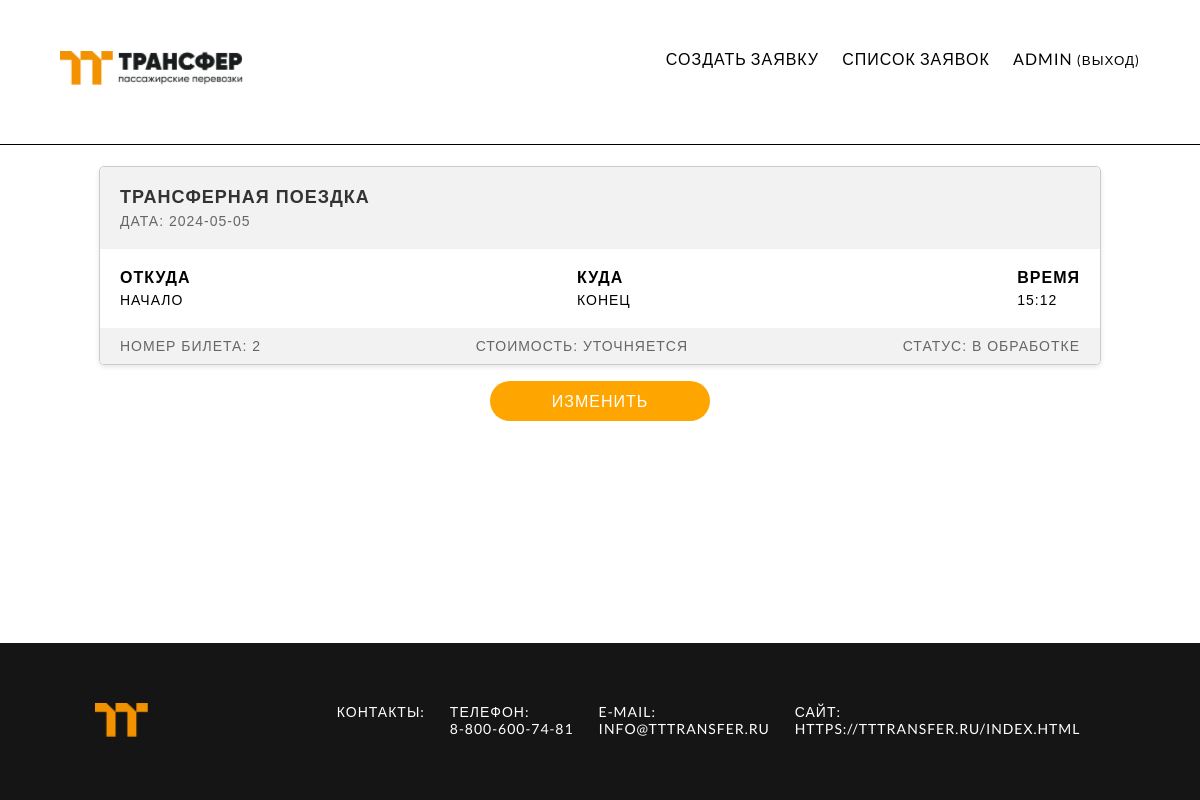
Page /заявка/2/ (signed in) on the committed database.
### app/models.py (models this page shows, shortened)
class Order(models.Model):
    car = models.ForeignKey(Car, on_delete=models.CASCADE)
    status = models.ForeignKey(Status, on_delete=models.CASCADE, default='1')
    author = models.ForeignKey(settings.AUTH_USER_MODEL, on_delete=models.CASCADE)
    place_start = models.CharField(max_length=200)
    place_end = models.CharField(max_length=200)
    tariff = models.TextField(default='Уточняется')
    numder = models.CharField(max_length=10)
    date = models.DateTimeField(default=timezone.now)
    published_date = models.DateTimeField(blank=True, null=True)

class Status (models.Model):
    title = models.CharField(max_length=200)
    def __str__(self) :
        return self.title

### app/views.py (called while the page is built)
def order_detail(request, pk):
    order = get_object_or_404(Order, pk=pk)
    return render(request, 'app/order_detail.html', {'order': order})

### app/templates/app/order_detail.html
{% extends 'app/base.html' %}
{% block card %}
        <div class="ticket-card">
            <div class="ticket-header">
              <h2>Трансферная поездка</h2>
              <p>Дата: {{ order.date|date:"Y-m-d" }}</p>
            </div>
            <div class="ticket-details">
              <div class="ticket-info">
                <h3>Откуда</h3>
                <p>{{ order.place_start|linebreaksbr }}</p>
              </div>
              <div class="ticket-info">
                <h3>Куда</h3>
                <p>{{ order.place_end|linebreaksbr }}</p>
              </div>
              <div class="ticket-info">
                <h3>Время</h3>
                <p>{{ order.date|date:"H:i" }}</p>
              </div>
            </div>
            <div class="ticket-footer">
              <p>Номер билета: {{ order.pk }}</p>
              <p>Стоимость: {{ order.tariff|linebreaksbr }}</p>
              <p>Статус: {{ order.status }}</p>
            </div>
          </div>
          <a class="submit-button btn" href="{% url 'order_edit' pk=order.pk %}">Изменить</a>
{% endblock %}

### app/templates/app/base.html (shortened to what this page needs)
{% load static %}
<!DOCTYPE html>
<html lang="ru">
<head>
    <link rel="stylesheet" href="{% static "css/style.css" %}">
</head>
<body>
    <header>
        <div>
            <a class="flex" href="{% url "index" %}">
                <img src="{% static "img/TT.png" %}"/>
                <img src="{% static "img/TT-Transfer.png" %}"/>
            </a>
        </div>
        <div class="div">
            <nav>
                {% if user.is_authenticated %}
                    <a href="{% url 'order_new' %}" class="top-menu">Создать заявку</span></a>
                    <a href="{% url "order_list" %}" class="top-menu">Список заявок</span></a>
                    <a  href="{% url 'logout' %}" class="top-menu">
                        {{ user.username }} <small>(Выход)</small>
                    </a>
                {% else %}
                    <a href="{% url 'login' %}" class="top-menu">Войти</a>
                {% endif %}
            </nav>
        </div>
    </header>
    <div style='flex: 1;'>
    {% if user.is_authenticated %}
        {% block card %}
        {% endblock %}
    {% endif %}
  </div>
    <footer>
        <div>
            <img src="{% static "img/TT.png" %}"/>
        </div>
        <div class='flexfoter'>
            <div>
                <p>Контакты: </p>
            </div>
            <div>
                <p>Телефон: </p>
                <p> 8-800-600-74-81</p>
            </div>
            <div>
                <p>E-mail: </p>
                <a class='foter' href="mailto:info@tttransfer.ru">info@tttransfer.ru</a>
            </div>
            <div>
                <p>Сайт: </p>
                <a class='foter' href="https://tttransfer.ru/index.html">https://tttransfer.ru/index.html</a>
            </div>
        </div>
    </footer>
</body>
</html>

### app/static/css/style.css (style rules this page uses)
* { padding: 0; margin: 0; }
body { background: #ffffff; font-family: 'Lato', sans-serif; text-transform: uppercase; letter-spacing: 1px; min-height: 100vh; height: 100%; display: flex; flex-direction: column; justify-content: space-between }
header { text-align: justify; height: 5em; padding: 2em 5%; background: #ffffff; color: #000000; border-bottom: solid 1px; }
header::after { content: ''; display: inline-block; width: 100%; }
header > div, header > div::before, header nav, header > div h1 { display: inline-block; vertical-align: middle; text-align: right; }
header > div::before { content: ''; height: 100%; }
header nav a { padding: 0 0.6em; white-space: nowrap; }
header nav a:last-child { padding-right: 0; }
a { text-decoration: none; color:#000000; }
h2 { color: #333; }
.ticket-card { width: 90%; margin-top: 21px; max-width: 1000px; margin-left: auto; margin-right: auto; border: 1px solid #ccc; border-radius: 5px; box-shadow: 0 2px 5px rgba(0, 0, 0, 0.1); font-family: Arial, sans-serif; }
.ticket-header { background-color: #f2f2f2; padding: 20px; border-top-left-radius: 5px; border-top-right-radius: 5px; }
.ticket-header h2 { margin: 0 0 5px; font-size: 18px; }
.ticket-header p { margin: 0; font-size: 14px; color: #666; }
.ticket-details { padding: 20px; display: flex; justify-content: space-between; }
.ticket-info h3 { margin: 0 0 5px; font-size: 16px; }
.ticket-info p { margin: 0; font-size: 14px; }
.ticket-footer { background-color: #f2f2f2; padding: 10px 20px; border-bottom-left-radius: 5px; border-bottom-right-radius: 5px; font-size: 14px; color: #666; display: flex; justify-content: space-between; }
.flex { display: flex; }
footer { position: relative; bottom: 0; width: 100%; width: 100%; justify-content: space-around; background: #151515; padding: 60px 0 60px 0; color: #fff; font-size: 14px; display: flex; }
.flexfoter { display: flex; }
.foter { color: #fff; }
.flexfoter div { margin-right: 25px; }
.btn { display: inline-block; background-color: #F39200; color: #fff; padding: 10px 20px; border-radius: 5px; font-size: 16px; transition: background-color 0.3s; }
.submit-button { width: 100%; padding: 10px; background-color: #ffa500; border: none; border-radius: 25px; color: #fff; font-size: 16px; cursor: pointer; margin-top: 1rem; }
.btn { margin-right: auto; margin-left: auto; width: 200px; text-align: center; display: flex; justify-content: center; }

### rows in the picture
Order: date "2024-05-05", place_start "НАЧАЛО", place_end "КОНЕЦ", date "15:12", pk "2", tariff "УТОЧНЯЕТСЯ", status "В ОБРАБОТКЕ"

### other values in the picture
{{ user.username }} "ADMIN"
